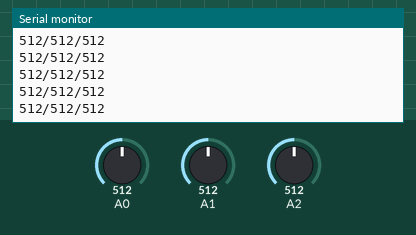
A sketch run on a simulated Arduino Uno, built with avr-gcc and run on an emulated ATmega328P. On the bench: the last lines printed to the serial monitor. Inputs (shaded band) come from the test bench; at power-on: A1 = 512, A0 = 512, A2 = 512.

Above: at 7.2 s.
7.3 s: A1 set to 990
At 7.37 s:
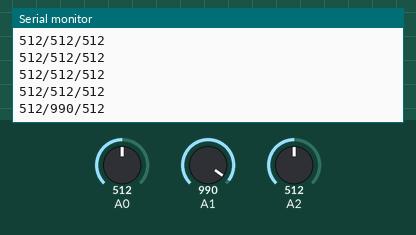
8.8 s: A1 set to 1007
At 8.88 s:
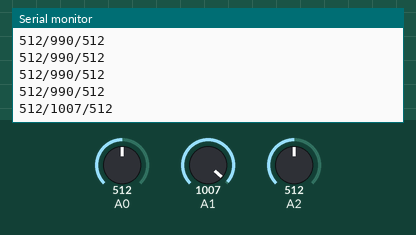
Timing chart, 0 to 11.3 s (numbered marks = the images above; inputs shaded):
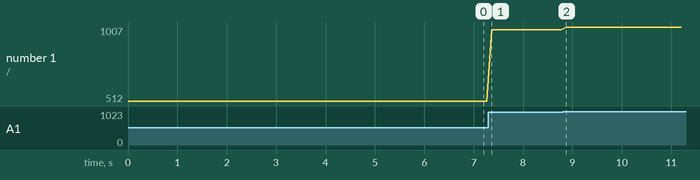

The sketch:

Test_Accelerometer_basic.ino
```cpp
int x, y, z = 0;
int mapX = 0;

void setup() {
  Serial.begin(9600);
  // put your setup code here, to run once:
  pinMode(x, INPUT);
  pinMode(y, INPUT);
  pinMode(z, INPUT);

}

void loop() {
  // put your main code here, to run repeatedly:
  x = analogRead(A0);
  y = analogRead(A1);
  z = analogRead(A2);

  mapX = map(x, 270, 400, 0, 255);

 // Serial.println(mapX);
    Serial.print(x);
    Serial.print("/");
    Serial.print(y);
    Serial.print("/");
    Serial.println(z);

  delay(100);

}
```

Measured:
- after the input at 7.3 s, the serial monitor: prints a new line after 0.07 s (image 1)
- after the input at 8.8 s, the serial monitor: prints a new line after 0.08 s (image 2)
- plotted number 1: 512 → 990 after the input at 7.3 s, 990 → 1007 after the input at 8.8 s
